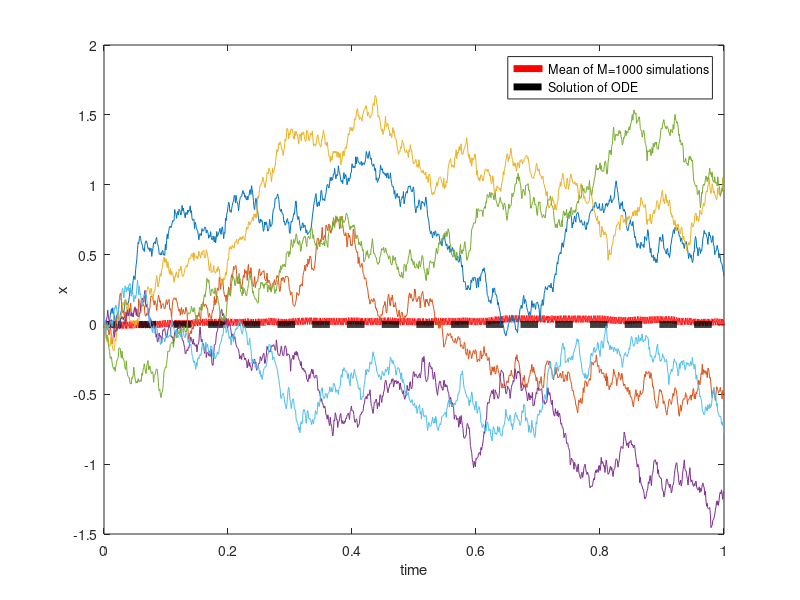

Write the MATLAB code that produced this figure. (Note: this script raises an error after producing the figure.)
%This code is desgined to simulate the one-dimensional diffusion SDE
%8.8 in lecture 8
%By Kit Yates
%Created 05/011/15
%Last Modified 07/11/15

clear all
close all

% Define the number of repeats we will do
M=1000;

% Define the final time we will simulate to
T_final=1;

%Define the timestep for the simulations
delta_t=10^(-3);

%Define the diffusion coefficient
D=1;

%Define a vector of the time_points
time_vec=[0:delta_t:T_final];

%Define the  number of recording steps
num_rec_steps=T_final/delta_t;

%Define the vector which will reocrd the value of X at each time
%point
rec_vector_X=zeros(num_rec_steps+1,M);

%Define the initial condition for X
X_init=0;

%Write the initial condisiotn to this vector
rec_vector_X(1,:)=X_init*ones(1,M);

    %Define the initial time to be zero
    t=0;
    
   
    
    %Increment the vector of state variables
    rec_vector_X(2:end,:)=D*sqrt(delta_t)*cumsum(randn(num_rec_steps,M),1);
    
    %Find the mean value of X with time
    mean_X=mean(rec_vector_X,2);

    figure
    %Plot the mean of the stochastic trajectory for X
    [hXm]=plot(time_vec,mean_X,'r','linewidth',5);
    
    hold on
    
    %Plot the deterministic trajecotry for the mean of X
    [hXd]=plot(time_vec,zeros(1,num_rec_steps+1),'k--','linewidth',5);
    
%     Finally plot 6 realisations of the stochastic trajectories
    [hXs]=plot(time_vec,rec_vector_X(:,1:6));
    
    
    %make a legend for the figure
    legend([hXm,hXd],['Mean of M=',num2str(M),' simulations'],'Solution of ODE');
    
    %Set the x and y labels
    xlabel('time')
    ylabel('x')

    %
    exportfig(gcf,...
        ['diffusive_trajectories_1_D.eps'],...
        'Format','eps2',...
        'Width','20',...
        'Color','cmyk',...
        'Resolution',300,...
        'FontMode','fixed',...
        'FontSize',21);
    %             'LineWidth',6);
    %Save as a .fig as well
    saveas(gcf,['diffusive_trajectories_1_D.fig'],'fig');
    